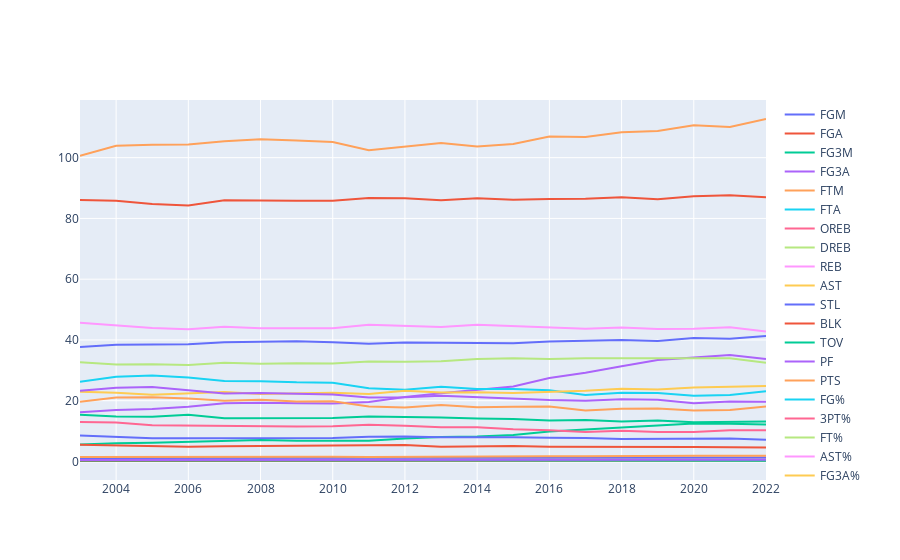

The notebook cell this image was saved under:
### Code cell
change_per100_df = change_df.copy()
for col in change_per100_df.columns[3:18]:
  change_per100_df[col] = (change_per100_df[col]/change_per100_df['POSS_est'])*100
change_per100_df.drop(columns=['MIN', 'POSS_est'], inplace=True)
change_per100_df

fig = go.Figure()
for col in change_per100_df.columns[1:]:
  fig.add_trace(go.Scatter(x=change_per100_df['season_start_year'],
                           y=change_per100_df[col], name=col))
fig.show()
